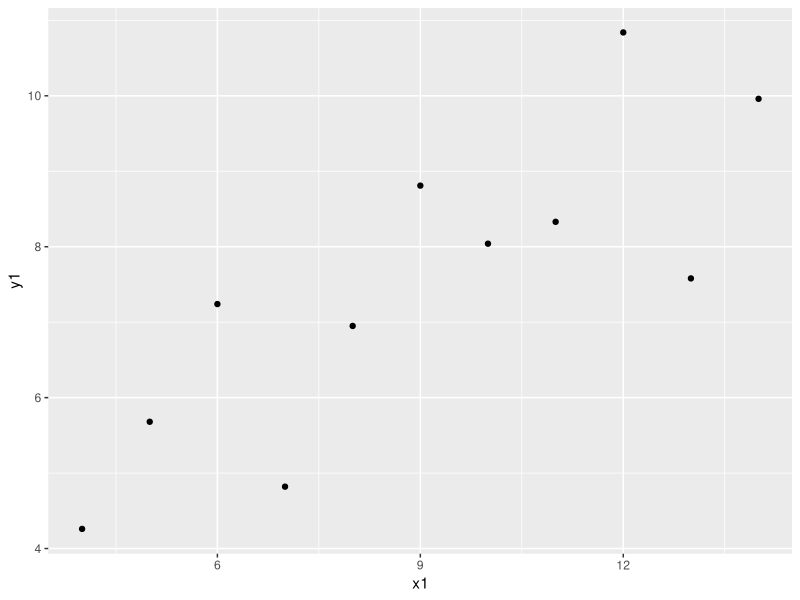

Source code (R):
## ---- chunk 1
data(anscombe) ## <https://en.wikipedia.org/wiki/Anscombe%27s_quartet>

anscombe
str(anscombe)
summary(anscombe)

library(ggplot2)
ggplot(data = anscombe, aes(x = x1, y = y1)) +
    geom_point()
## ---- chunk 2
anscombe$x1
anscombe[['x1']]

anscombe[,'x1']
anscombe[,1]

mean(anscombe$x1)
mean(anscombe$x2)

sd(anscombe$y1)
sd(anscombe$y2)

cor(anscombe$x1, anscombe$y1)
## ---- chunk 3
foo = 2
bar = 3
foobar = foo + bar
foo / bar
try(foo / 0)
## ---- chunk 4
foo = c(2, 3, 4)
bar = c(5, 6, 7)
foo[2]
foo[2:3]
try(foo[1, 3])
foo[c(1, 3)]

foo + bar
foo * bar
## NB difference between vector and length-1 comparisons
bar == foo + 3
identical(bar, foo + 3)

c(foo, bar)
## ---- chunk 5
foo = c('monkey', 'banana')
bar = c('house')
## How to put these together? 
try(foo + bar)
c(foo, bar)
paste(foo, bar)
paste0(foo, bar)
## ---- chunk 6
foo_str = c('foo', 'foo', 'bar', 'zoo')
as.integer(foo_str)
foo_fct = as.factor(foo_str)
as.integer(foo)
levels(foo_fct)
## ---- chunk 7
library(lubridate)

some_data = c('June 2002', 'May 15, 2007', 'August 2007')
mdy(some_data)
parse_date_time(some_data, orders = 'mdY')
## ---- chunk 8
parse_date_time(some_data, orders = c('mY', 'mdY'))
## ---- chunk 9
more_data = c('May 7, 2017', 'May 19, 2017', 'May Fifth, 2017')
mdy(more_data)
